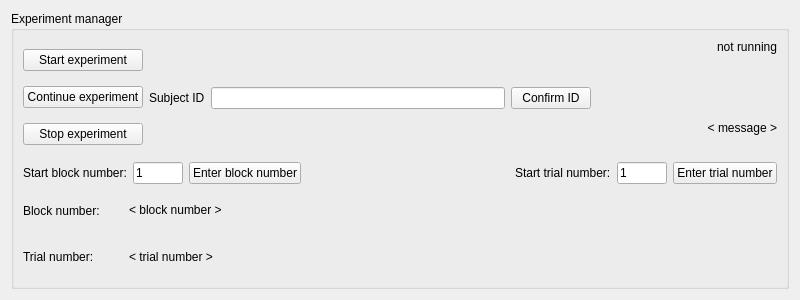
<?xml version="1.0" encoding="UTF-8"?>
<ui version="4.0">
 <class>FormExperiment</class>
 <widget class="QWidget" name="FormExperiment">
  <property name="geometry">
   <rect>
    <x>0</x>
    <y>0</y>
    <width>800</width>
    <height>300</height>
   </rect>
  </property>
  <property name="windowTitle">
   <string>Form</string>
  </property>
  <layout class="QGridLayout" name="gridLayout">
   <item row="0" column="0">
    <widget class="QGroupBox" name="grpBoxExperiment_2">
     <property name="title">
      <string>Experiment manager</string>
     </property>
     <layout class="QVBoxLayout" name="verticalLayout_7">
      <item>
       <layout class="QHBoxLayout" name="horizontalLayout_6">
        <item>
         <layout class="QVBoxLayout" name="verticalLayout_5">
          <item>
           <widget class="QPushButton" name="btnStart">
            <property name="text">
             <string>Start experiment</string>
            </property>
           </widget>
          </item>
          <item>
           <widget class="QPushButton" name="btnContinue">
            <property name="text">
             <string>Continue experiment</string>
            </property>
           </widget>
          </item>
          <item>
           <widget class="QPushButton" name="btnStop">
            <property name="text">
             <string>Stop experiment</string>
            </property>
           </widget>
          </item>
         </layout>
        </item>
        <item>
         <layout class="QHBoxLayout" name="horizontalLayout_2">
          <item>
           <widget class="QLabel" name="lblSubjectID">
            <property name="maximumSize">
             <size>
              <width>100</width>
              <height>16777215</height>
             </size>
            </property>
            <property name="text">
             <string>Subject ID</string>
            </property>
           </widget>
          </item>
          <item>
           <widget class="QLineEdit" name="lineEditID">
            <property name="enabled">
             <bool>true</bool>
            </property>
            <property name="maximumSize">
             <size>
              <width>16777215</width>
              <height>16777215</height>
             </size>
            </property>
           </widget>
          </item>
          <item>
           <widget class="QPushButton" name="btnConfirmID">
            <property name="text">
             <string>Confirm ID</string>
            </property>
           </widget>
          </item>
         </layout>
        </item>
        <item>
         <layout class="QVBoxLayout" name="verticalLayout_3" stretch="0,0">
          <property name="sizeConstraint">
           <enum>QLayout::SetMaximumSize</enum>
          </property>
          <item alignment="Qt::AlignRight|Qt::AlignTop">
           <widget class="QLabel" name="lblStatusExperiment">
            <property name="minimumSize">
             <size>
              <width>150</width>
              <height>0</height>
             </size>
            </property>
            <property name="text">
             <string>not running</string>
            </property>
            <property name="alignment">
             <set>Qt::AlignRight|Qt::AlignTrailing|Qt::AlignVCenter</set>
            </property>
           </widget>
          </item>
          <item>
           <widget class="QLabel" name="lblMessage">
            <property name="minimumSize">
             <size>
              <width>180</width>
              <height>0</height>
             </size>
            </property>
            <property name="text">
             <string>&lt; message &gt;</string>
            </property>
            <property name="alignment">
             <set>Qt::AlignRight|Qt::AlignTrailing|Qt::AlignVCenter</set>
            </property>
           </widget>
          </item>
         </layout>
        </item>
       </layout>
      </item>
      <item>
       <layout class="QVBoxLayout" name="verticalLayout_6">
        <item>
         <layout class="QHBoxLayout" name="horizontalLayout">
          <item>
           <widget class="QLabel" name="label_4">
            <property name="text">
             <string>Start block number:</string>
            </property>
           </widget>
          </item>
          <item>
           <widget class="QLineEdit" name="lineEditStartBlockNo">
            <property name="maximumSize">
             <size>
              <width>50</width>
              <height>16777215</height>
             </size>
            </property>
            <property name="text">
             <string>1</string>
            </property>
           </widget>
          </item>
          <item>
           <widget class="QPushButton" name="btnStartBlock">
            <property name="text">
             <string>Enter block number</string>
            </property>
           </widget>
          </item>
          <item>
           <spacer name="horizontalSpacer">
            <property name="orientation">
             <enum>Qt::Horizontal</enum>
            </property>
            <property name="sizeHint" stdset="0">
             <size>
              <width>40</width>
              <height>20</height>
             </size>
            </property>
           </spacer>
          </item>
          <item>
           <widget class="QLabel" name="label_2">
            <property name="text">
             <string>Start trial number:</string>
            </property>
           </widget>
          </item>
          <item>
           <widget class="QLineEdit" name="lineEditStartTrialNo">
            <property name="maximumSize">
             <size>
              <width>50</width>
              <height>16777215</height>
             </size>
            </property>
            <property name="text">
             <string>1</string>
            </property>
           </widget>
          </item>
          <item>
           <widget class="QPushButton" name="btnStartTrial">
            <property name="text">
             <string>Enter trial number</string>
            </property>
           </widget>
          </item>
         </layout>
        </item>
        <item>
         <layout class="QHBoxLayout" name="horizontalLayout_3">
          <item>
           <widget class="QLabel" name="label_3">
            <property name="maximumSize">
             <size>
              <width>100</width>
              <height>16777215</height>
             </size>
            </property>
            <property name="baseSize">
             <size>
              <width>100</width>
              <height>0</height>
             </size>
            </property>
            <property name="text">
             <string>Block number:</string>
            </property>
           </widget>
          </item>
          <item>
           <widget class="QLabel" name="lblBlockCounter">
            <property name="text">
             <string>&lt; block number &gt;</string>
            </property>
           </widget>
          </item>
         </layout>
        </item>
        <item>
         <layout class="QHBoxLayout" name="horizontalLayout_5">
          <item>
           <widget class="QLabel" name="label">
            <property name="maximumSize">
             <size>
              <width>100</width>
              <height>16777215</height>
             </size>
            </property>
            <property name="text">
             <string>Trial number:</string>
            </property>
           </widget>
          </item>
          <item>
           <widget class="QLabel" name="lblTrialCounter">
            <property name="text">
             <string>&lt; trial number &gt;</string>
            </property>
           </widget>
          </item>
         </layout>
        </item>
       </layout>
      </item>
     </layout>
    </widget>
   </item>
  </layout>
 </widget>
 <resources/>
 <connections/>
</ui>
